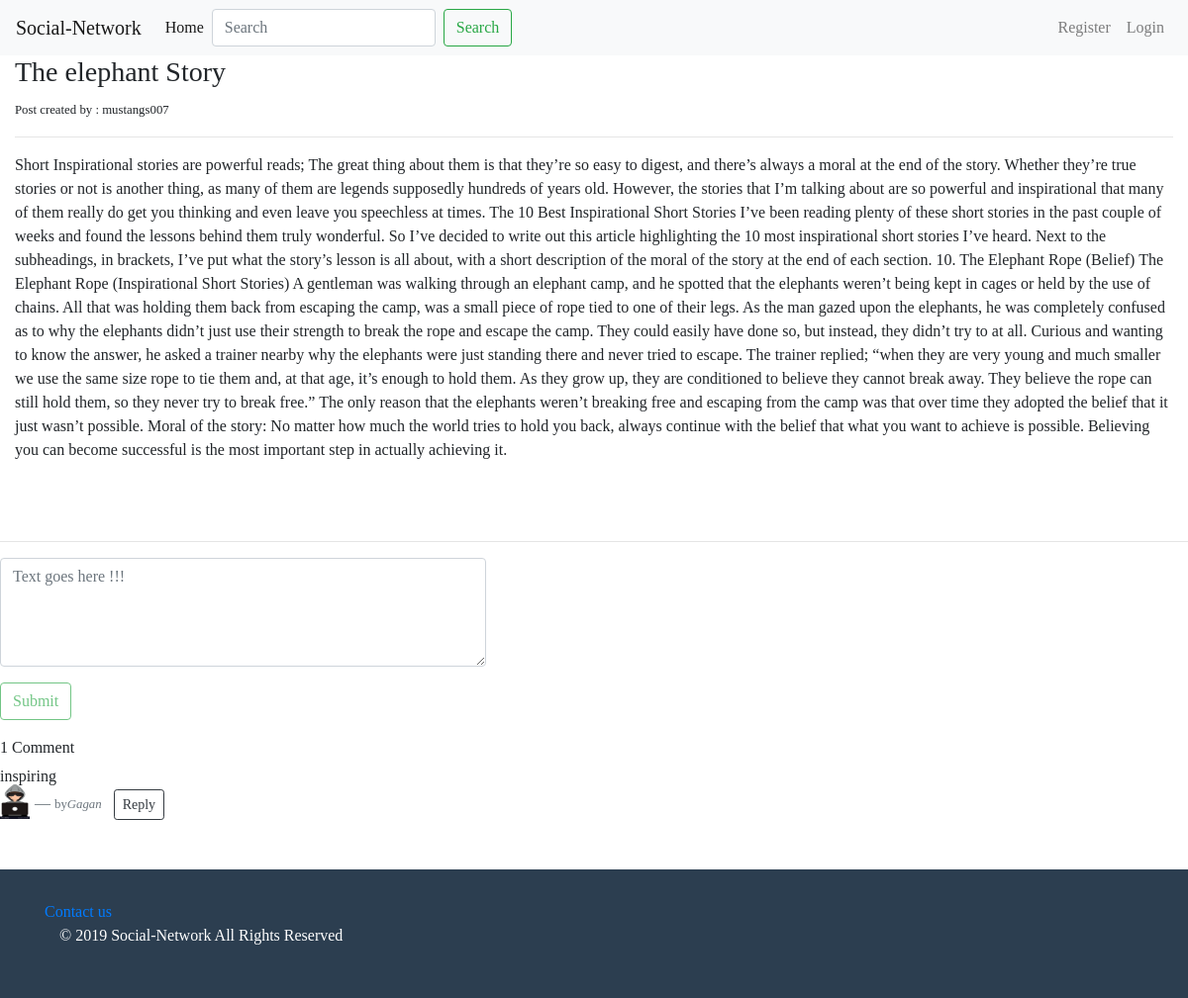
Screenshot of /blog/3/the-elephant-story/ with the database file from the repository.
### blog/models.py (models this page shows, shortened)
class post(models.Model):
	objects = models.Manager()
	published = PublishedManager()
	STATUS=(
	('draft','Draft'),
	('published','Published',)
	)
	title=models.CharField(max_length=30)
	slug=models.SlugField(max_length=30)
	author=models.ForeignKey(User, related_name='blog_posts')
	body=models.TextField()
	likes=models.ManyToManyField(User, related_name="likes", blank=True)
	created=models.DateTimeField(auto_now_add=True)
	updated=models.DateTimeField(auto_now=True)
	status=models.CharField(max_length=10, choices=STATUS, default='draft')

class Comment(models.Model):
	Post = models.ForeignKey(post)
	user = models.ForeignKey(User)
	reply = models.ForeignKey('Comment', null=True, related_name="replies")
	content = models.TextField(max_length=160)
	timestamp = models.DateTimeField(auto_now_add=True)

### blog/views.py (the view)
# urls.py: url(r'^blog/(?P<id>\d+)/(?P<slug>[\w-]+)/$',views.post_detail, name="post_detail"),
def post_detail(request,id,slug):
	Post=get_object_or_404(post, id=id, slug=slug )
	comments = Comment.objects.filter(Post=Post, reply=None).order_by('-id')
	if request.method == "POST":
		comment_form = CommentForm(request.POST or None)
		if comment_form.is_valid():
			content = request.POST.get('content')
			reply_id = request.POST.get('comment_id')
			comment_qs = None
			if reply_id:
				comment_qs = Comment.objects.get(id=reply_id)
			comment = Comment.objects.create(Post=Post, user=request.user, content=content, reply=comment_qs)
			comment.save()
	else:
		comment_form= CommentForm()
	context={
	'Post':Post,
	'comments': comments,
	'comment_form': comment_form,
	}
	if request.is_ajax():
		html = render_to_string('blog/comments.html', context, request=request)
		return JsonResponse({'form': html})
	return render(request,'blog/post_detail.html',context)

### blog/forms.py
class CommentForm(forms.ModelForm):
    content = forms.CharField(label="", widget=forms.Textarea(attrs={'class': 'form-control', 'placeholder': 'Text goes here !!!', 'rows':'4', 'cols':'50'}))
    class Meta:
        model = Comment
        fields = ('content',)

### blog/templates/blog/post_detail.html (shortened to what this page needs)
{% extends 'blog/base.html' %}
{% block content %}
<div class="container-fluid">
<h3>{{ Post.title }}</h3>
<small>Post created by : {{ Post.author }}</small>
<hr>
<p>{{ Post.body }}</P>
</div>
<br><br>
<hr>
<div class="main-comment-section">
 {% include 'blog/comments.html' %}
</div>
{% endblock %}

### blog/templates/blog/comments.html (shortened to what this page needs)
<div class="container-fluid mt-2">
  <div class="form-group row">
    <form  method="post" class="comment-form" action=".">
      {{ comment_form.as_p }}
      {% if request.user.is_authenticated %}
      <input type="submit" value="Submit" class="btn btn-outline-success">
      {% else %}
       <input type="submit"  value="Submit" class="btn btn-outline-success" disabled>
      {% endif %}
    </form>
  </div>
</div>
{{ comments.count }} Comment{{ comments|pluralize }}
{% for comment in comments %}
<blockquote class="blockquote">
<p class="mb-0"><small>{{ comment.content }}</small></p>
<footer class="blockquote-footer"><small>by<img src="/media/index.png" alt="" class="navbar-img"><cite title="Source Title">{{ comment.user|capfirst }}</cite></small>
  <button type="button" name="button" class="reply-btn btn btn-outline-dark btn-sm ml-2">Reply</button>
</footer>
</blockquote>
{% endfor %}

### static/blog/style.css (style rules this page uses)
html { position: relative; min-height: 100%; }
body { font-family: 'Lucida Casual','Comic Sans MS'; margin-bottom: 180px; }

### blog/templates/blog/navbar.html (style rules this page uses)
.navbar-img { width: 30px; height: 35px; float: left; background-size: auto 100%; margin-top: -5px; margin-right: 5px; }

### rows the page displays
post: title "The elephant Story", author "mustangs007", body "Short Inspirational stories are powerful reads; The great thing about them is that they’re so easy to digest, and there’s always a moral at the end of the story. Whether they’re true stories or not is another thing, as many of them are legends supposedly hundreds of years old. However, the stories that I’m talking about are so powerful and inspirational that many of them really do get you thinking and even leave you speechless at times. The 10 Best Inspirational Short Stories I’ve been reading plenty of these short stories in the past couple of weeks and found the lessons behind them truly wonderful. So I’ve decided to write out this article highlighting the 10 most inspirational short…"
Comment: content "inspiring", user "Gagan"

### other values shown
{{ comments.count }} "1"
